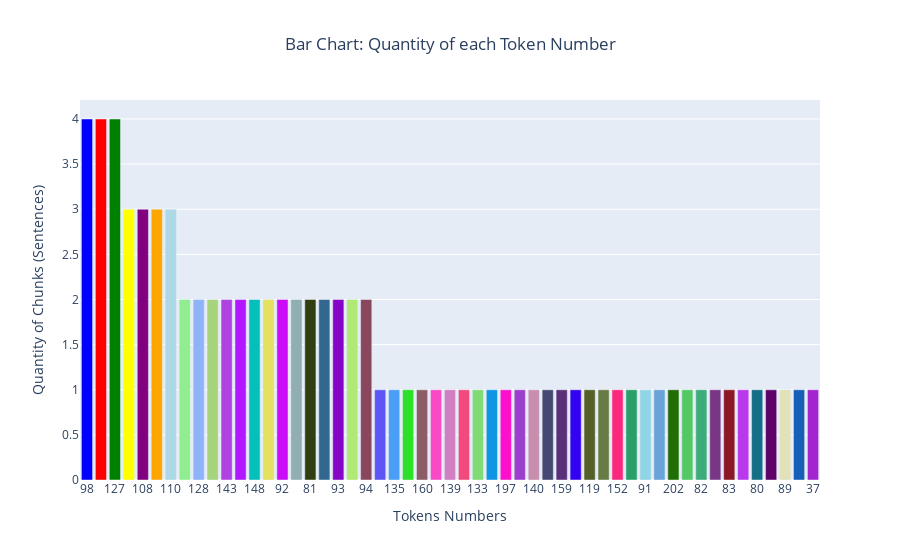

This figure's notebook cell:
### Code cell
# Visualise the data

import random
# Quick data visualization to ensure chunking was successful

def num_tokens_from_string(string: str, model: str) -> int:
    """Returns the number of tokens in a text string."""
    encoder = tiktoken.encoding_for_model(model)
    num_tokens = len(encoder.encode(string))
    return num_tokens

# Create a list of token counts
token_counts = [num_tokens_from_string(chunk.page_content, "gpt-3.5-turbo") for chunk in chunks]
token_counts = [str(x) for x in token_counts]
df = pd.DataFrame({'Token Count': token_counts})

# Count the occurrences of each unique value in 'Token Count'
value_counts = df['Token Count'].value_counts()

# Define the first 8 colors
color_palette = ['Blue', 'Red', 'Green', 'Yellow', 'Purple', 'Orange', 'LightBlue', 'LightGreen']

# Generate colors for the remaining values
remaining_colors = [random.choice(['rgb({},{},{})'.format(r, g, b) for r, g, b in np.random.randint(0, 256, size=(1, 3))]) for _ in range(len(value_counts) - len(color_palette))]

# Concatenate the color palette and remaining colors
colors = color_palette + remaining_colors

# Create the hover template
hover_template = '<b>Token Numbers:</b> %{x}<br><b>Frequency:</b> %{y}'

# Create the bar chart
bar_chart = go.Bar(
    x=value_counts.index,
    y=value_counts.values,
    marker=dict(color=colors),
    hovertemplate=hover_template
)

fig = go.Figure(bar_chart)

# Add a legend with color and label for each value
for value, color in zip(value_counts.index, colors):
    fig.add_trace(go.Bar(name=value, marker=dict(color=color)))

fig.update_layout(
    title={'text': 'Bar Chart: Quantity of each Token Number', 'x': 0.5, 'xanchor': 'center'},
    xaxis_title='Tokens Numbers',
    yaxis_title='Quantity of Chunks (Sentences)',
    # legend_title='Values'
)

fig.show()

### Figure 1 — Plotly figure (JSON) as saved in the notebook; plotly's stock layout.template omitted (floating-point values rounded to 4 significant figures)
{"data": [{"hovertemplate": "<b>Token Numbers:</b> %{x}<br><b>Frequency:</b> %{y}", "marker": {"color": ["Blue", "Red", "Green", "Yellow", "Purple", "Orange", "LightBlue", "LightGreen", "rgb(142,179,248)", "rgb(165,212,125)", "rgb(176,66,225)", "rgb(178,24,253)", "rgb(5,191,187)", "rgb(228,224,96)", "rgb(202,13,246)", "rgb(145,174,179)", "rgb(49,62,17)", "rgb(50,104,144)", "rgb(133,4,197)", "rgb(176,233,115)", "rgb(136,71,92)", "rgb(93,86,245)", "rgb(73,158,245)", "rgb(43,224,39)", "rgb(141,93,103)", "rgb(249,73,199)", "rgb(209,127,195)", "rgb(243,74,126)", "rgb(129,219,117)", "rgb(15,150,227)", "rgb(253,16,205)", "rgb(157,63,205)", "rgb(200,142,174)", "rgb(68,72,115)", "rgb(91,48,123)", "rgb(52,2,243)", "rgb(85,95,40)", "rgb(104,123,68)", "rgb(251,41,124)", "rgb(42,159,106)", "rgb(144,212,229)", "rgb(106,163,216)", "rgb(32,110,5)", "rgb(83,201,102)", "rgb(60,173,122)", "rgb(120,54,133)", "rgb(140,24,36)", "rgb(186,56,236)", "rgb(21,110,135)", "rgb(96,1,106)", "rgb(226,225,184)", "rgb(23,94,182)", "rgb(162,37,207)"]}, "type": "bar", "x": ["98", "99", "127", "102", "108", "88", "110", "117", "128", "106", "143", "100", "148", "158", "92", "109", "81", "86", "93", "84", "94", "132", "135", "161", "160", "176", "139", "131", "133", "147", "197", "165", "140", "169", "159", "145", "119", "115", "152", "272", "91", "107", "202", "177", "82", "104", "83", "97", "80", "96", "89", "118", "37"], "y": [4, 4, 4, 3, 3, 3, 3, 2, 2, 2, 2, 2, 2, 2, 2, 2, 2, 2, 2, 2, 2, 1, 1, 1, 1, 1, 1, 1, 1, 1, 1, 1, 1, 1, 1, 1, 1, 1, 1, 1, 1, 1, 1, 1, 1, 1, 1, 1, 1, 1, 1, 1, 1]}, {"marker": {"color": "Blue"}, "name": "98", "type": "bar"}, {"marker": {"color": "Red"}, "name": "99", "type": "bar"}, {"marker": {"color": "Green"}, "name": "127", "type": "bar"}, {"marker": {"color": "Yellow"}, "name": "102", "type": "bar"}, {"marker": {"color": "Purple"}, "name": "108", "type": "bar"}, {"marker": {"color": "Orange"}, "name": "88", "type": "bar"}, {"marker": {"color": "LightBlue"}, "name": "110", "type": "bar"}, {"marker": {"color": "LightGreen"}, "name": "117", "type": "bar"}, {"marker": {"color": "rgb(142,179,248)"}, "name": "128", "type": "bar"}, {"marker": {"color": "rgb(165,212,125)"}, "name": "106", "type": "bar"}, {"marker": {"color": "rgb(176,66,225)"}, "name": "143", "type": "bar"}, {"marker": {"color": "rgb(178,24,253)"}, "name": "100", "type": "bar"}, {"marker": {"color": "rgb(5,191,187)"}, "name": "148", "type": "bar"}, {"marker": {"color": "rgb(228,224,96)"}, "name": "158", "type": "bar"}, {"marker": {"color": "rgb(202,13,246)"}, "name": "92", "type": "bar"}, {"marker": {"color": "rgb(145,174,179)"}, "name": "109", "type": "bar"}, {"marker": {"color": "rgb(49,62,17)"}, "name": "81", "type": "bar"}, {"marker": {"color": "rgb(50,104,144)"}, "name": "86", "type": "bar"}, {"marker": {"color": "rgb(133,4,197)"}, "name": "93", "type": "bar"}, {"marker": {"color": "rgb(176,233,115)"}, "name": "84", "type": "bar"}, {"marker": {"color": "rgb(136,71,92)"}, "name": "94", "type": "bar"}, {"marker": {"color": "rgb(93,86,245)"}, "name": "132", "type": "bar"}, {"marker": {"color": "rgb(73,158,245)"}, "name": "135", "type": "bar"}, {"marker": {"color": "rgb(43,224,39)"}, "name": "161", "type": "bar"}, {"marker": {"color": "rgb(141,93,103)"}, "name": "160", "type": "bar"}, {"marker": {"color": "rgb(249,73,199)"}, "name": "176", "type": "bar"}, {"marker": {"color": "rgb(209,127,195)"}, "name": "139", "type": "bar"}, {"marker": {"color": "rgb(243,74,126)"}, "name": "131", "type": "bar"}, {"marker": {"color": "rgb(129,219,117)"}, "name": "133", "type": "bar"}, {"marker": {"color": "rgb(15,150,227)"}, "name": "147", "type": "bar"}, {"marker": {"color": "rgb(253,16,205)"}, "name": "197", "type": "bar"}, {"marker": {"color": "rgb(157,63,205)"}, "name": "165", "type": "bar"}, {"marker": {"color": "rgb(200,142,174)"}, "name": "140", "type": "bar"}, {"marker": {"color": "rgb(68,72,115)"}, "name": "169", "type": "bar"}, {"marker": {"color": "rgb(91,48,123)"}, "name": "159", "type": "bar"}, {"marker": {"color": "rgb(52,2,243)"}, "name": "145", "type": "bar"}, {"marker": {"color": "rgb(85,95,40)"}, "name": "119", "type": "bar"}, {"marker": {"color": "rgb(104,123,68)"}, "name": "115", "type": "bar"}, {"marker": {"color": "rgb(251,41,124)"}, "name": "152", "type": "bar"}, {"marker": {"color": "rgb(42,159,106)"}, "name": "272", "type": "bar"}, {"marker": {"color": "rgb(144,212,229)"}, "name": "91", "type": "bar"}, {"marker": {"color": "rgb(106,163,216)"}, "name": "107", "type": "bar"}, {"marker": {"color": "rgb(32,110,5)"}, "name": "202", "type": "bar"}, {"marker": {"color": "rgb(83,201,102)"}, "name": "177", "type": "bar"}, {"marker": {"color": "rgb(60,173,122)"}, "name": "82", "type": "bar"}, {"marker": {"color": "rgb(120,54,133)"}, "name": "104", "type": "bar"}, {"marker": {"color": "rgb(140,24,36)"}, "name": "83", "type": "bar"}, {"marker": {"color": "rgb(186,56,236)"}, "name": "97", "type": "bar"}, {"marker": {"color": "rgb(21,110,135)"}, "name": "80", "type": "bar"}, {"marker": {"color": "rgb(96,1,106)"}, "name": "96", "type": "bar"}, {"marker": {"color": "rgb(226,225,184)"}, "name": "89", "type": "bar"}, {"marker": {"color": "rgb(23,94,182)"}, "name": "118", "type": "bar"}, {"marker": {"color": "rgb(162,37,207)"}, "name": "37", "type": "bar"}], "layout": {"title": {"text": "Bar Chart: Quantity of each Token Number", "x": 0.5, "xanchor": "center"}, "xaxis": {"title": {"text": "Tokens Numbers"}}, "yaxis": {"title": {"text": "Quantity of Chunks (Sentences)"}}}}
